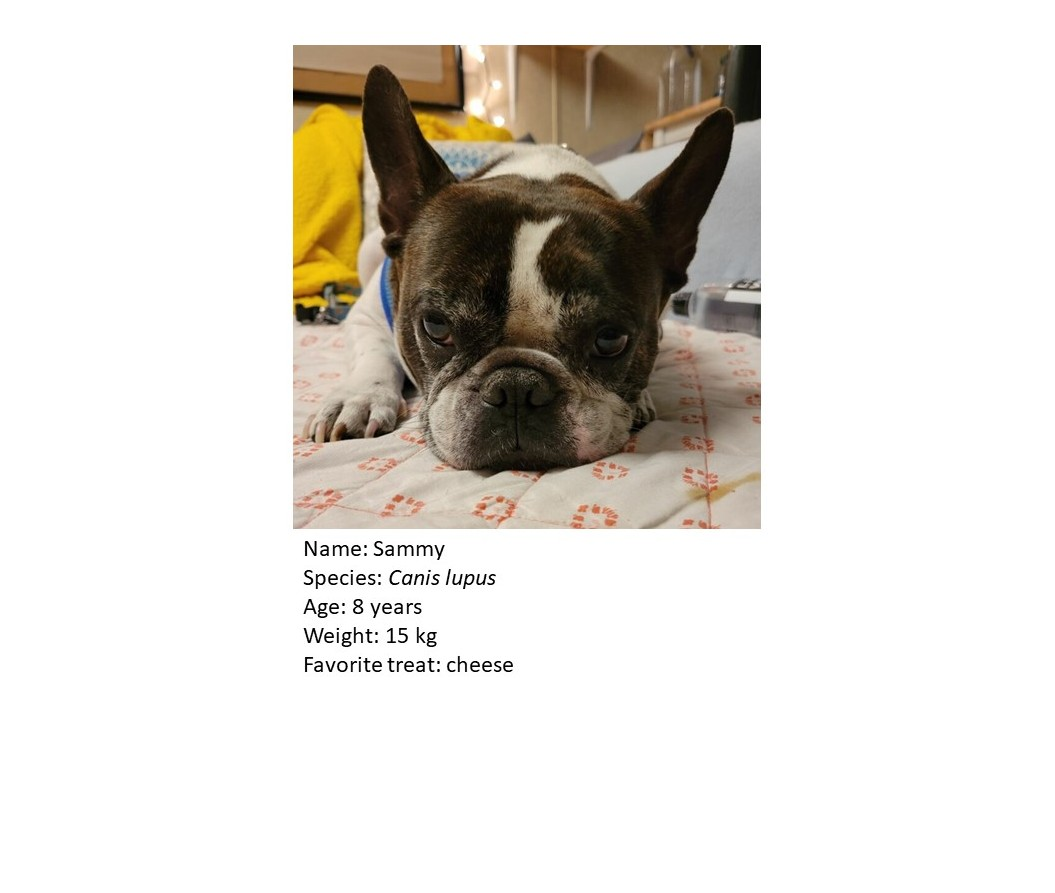
%> input picture Lecture 3/Sammy.jpg, 1055 x 893 px
$ octave CreateImages.m   (GNU Octave 9; MATLAB toolbox functions it lacks are replaced by stand-ins)
%> lines starting %> are read from the running program, lines starting %| are printed output that depends on the picture
### Lecture 3/cutCard.m
function [picture, info] = cutCard(card,rowToCut)
%> called with card = 'Sammy.jpg', rowToCut = 530
    % This function takes in a pet info page as image and a row to cut
    % the page to generate the two return objects as images.
    % The function returns are a picture of the pet and the textual
    % information about the pet.

    % Read in the card that is going to be cut to a variable called img
    img = imread(card);
%> img is the input picture: size 893x1055x3 uint8; mean R, G, B 223.8, 219.8, 213.7

    % Use the parameters to generate the picture output
    picture = img(1:rowToCut, :, :);

    % Use the parameters to generate the info output
    info = img(rowToCut:end, :, :);
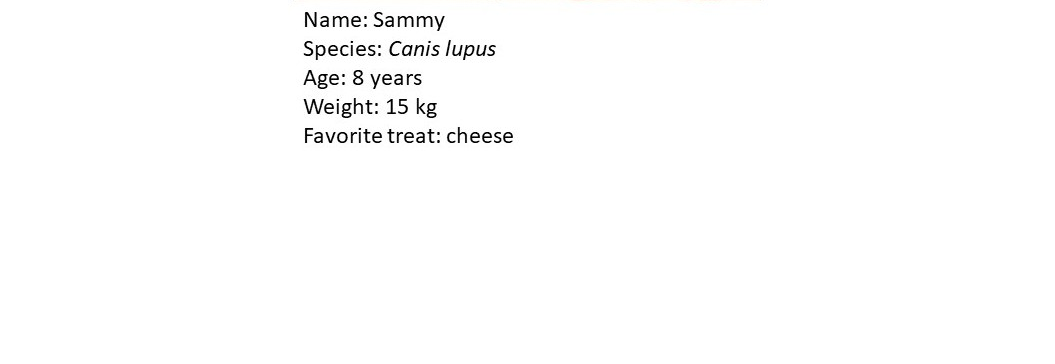
%> info: size 364x1055x3 uint8; mean R, G, B 252.7, 252.7, 252.7

end

### Lecture 3/CreateImages.m
%This script will read in the Info Cards and cut them as needed

clear;
close all;
%% First Patient card: Ember

%TODO: Write code to generate an image and info card for Ember
%First step: Create variables that hold the values to be passed to the
%cutCard function

%Second step: Capture the pet image and pet info as separate products
%of the cutCard function call by calling cutCard with the variables
%created above

%Third step: Save the pet image and pet info as .jpg files using imwrite

%% Second Patient card: Sammy

%TODO: Write code to generate an image and info card for Sammy

petCard = 'Sammy.jpg';
border = 530;
[petPic, petInfo] = cutCard(petCard,border);

imwrite(petPic,'SammyPhoto.jpg');
imwrite(petInfo, 'SammyInfo.jpg');

%% Third Patient card: Meeka

%TODO: Write code to generate an image and info card for Meeka

petCard = 'Meeka.jpg';
border = 565;
[petPic, petInfo] = cutCard(petCard,border);
%> call 2 of cutCard, with card = 'Meeka.jpg', rowToCut = 565
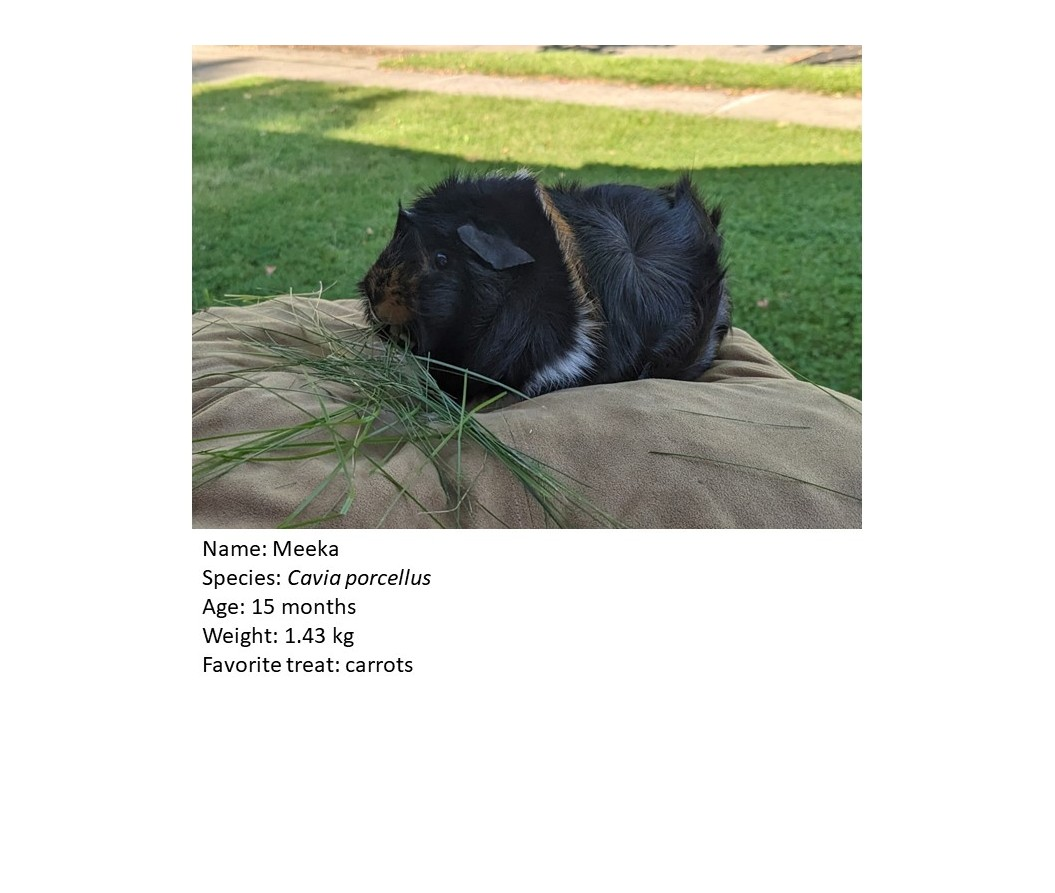
%> input picture Lecture 3/Meeka.jpg, 1055 x 893 px
%> in cutCard, img is the input picture: size 893x1055x3 uint8; mean R, G, B 204.7, 207.4, 197.5
%> in cutCard (call 2), `picture = img(1:rowToCut, :, :);`:
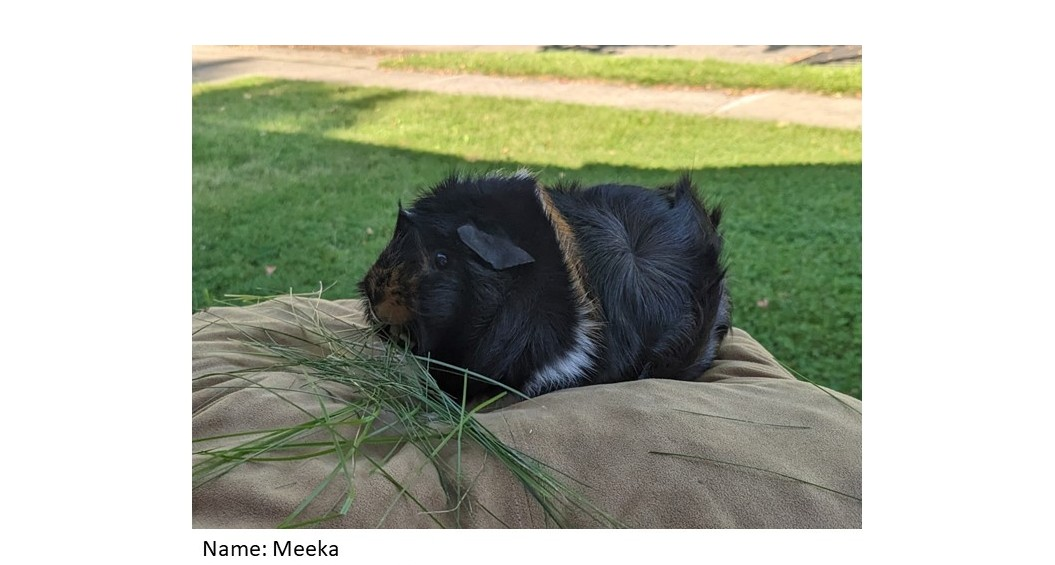
%> picture: size 565x1055x3 uint8; mean R, G, B 176.8, 181.1, 165.4
%> in cutCard (call 2), `info = img(rowToCut:end, :, :);`:
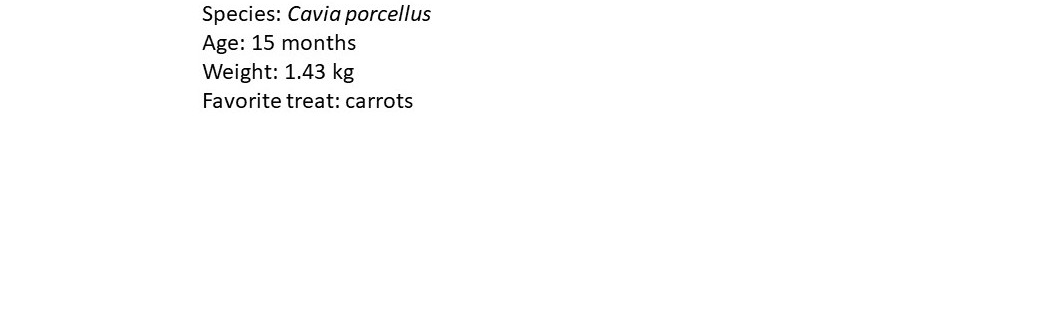
%> info: size 329x1055x3 uint8; min 0, max 255, mean 252.7

imwrite(petPic,'MeekaPhoto.jpg');
imwrite(petInfo, 'MeekaInfo.jpg');


%% Fourth Patient card: Harvey

%TODO: Add in code to create the image and info card for Harvey the snake

petCard = 'Harvey.jpg';
border = 565;
[petPic, petInfo] = cutCard(petCard,border);
%> call 3 of cutCard, with card = 'Harvey.jpg', rowToCut = 565
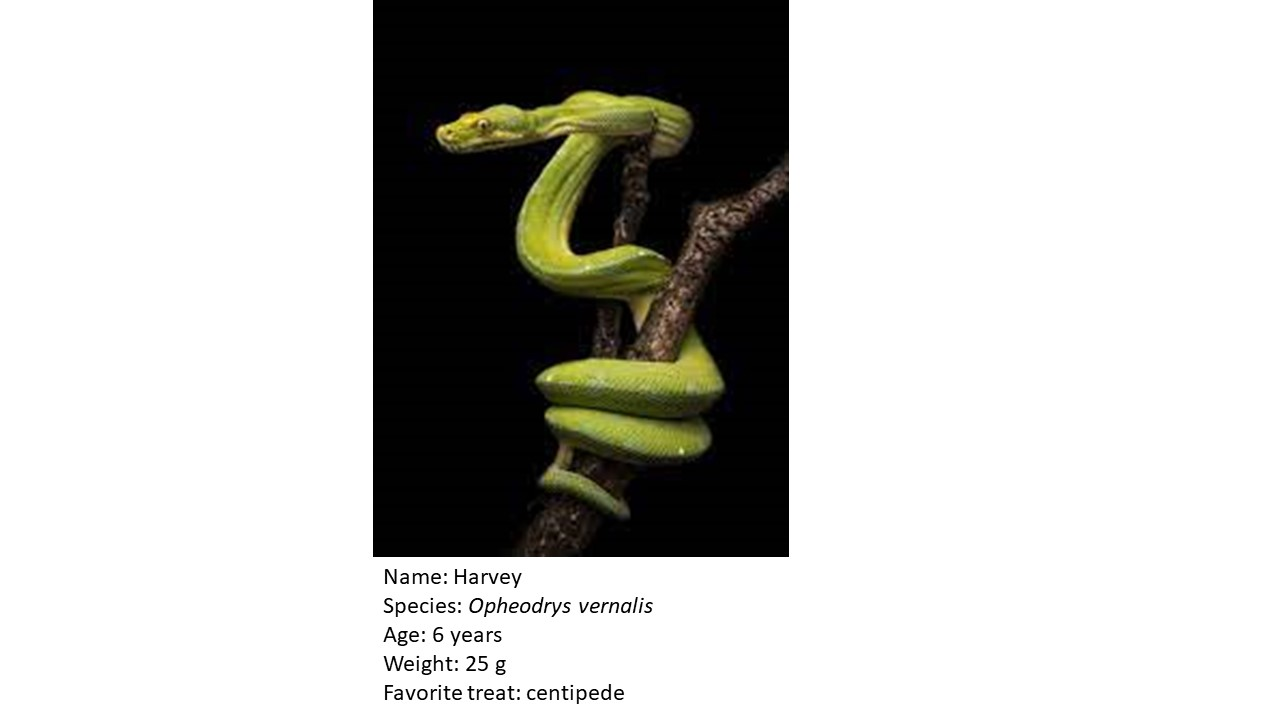
%> input picture Lecture 3/Harvey.jpg, 1280 x 720 px
%> in cutCard, img is the input picture: size 720x1280x3 uint8; mean R, G, B 196.6, 196.5, 193.1
%> in cutCard (call 3), `picture = img(1:rowToCut, :, :);`:
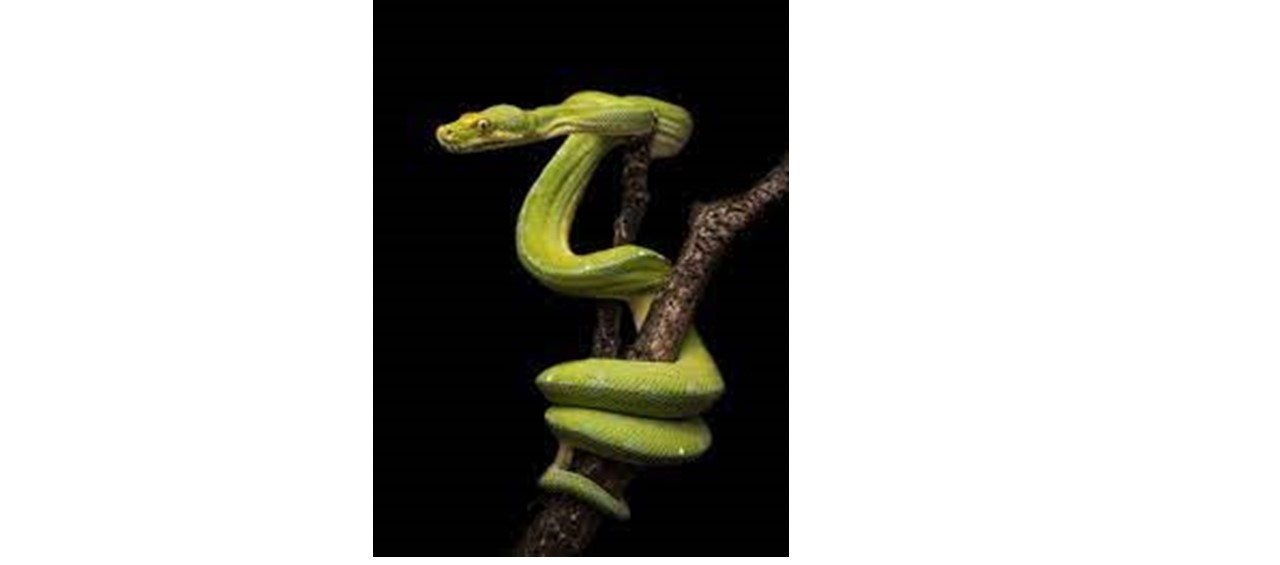
%> picture: size 565x1280x3 uint8; mean R, G, B 181.9, 181.7, 177.5
%> in cutCard (call 3), `info = img(rowToCut:end, :, :);`:
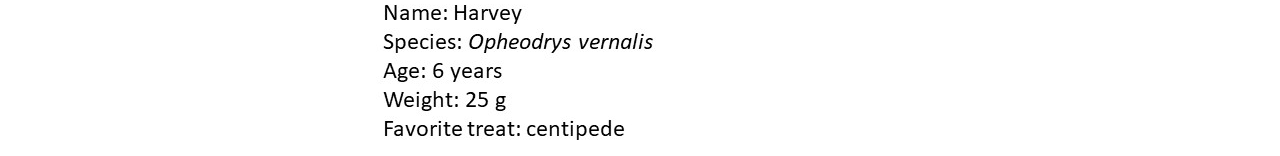
%> info: size 156x1280x3 uint8; min 0, max 255, mean 250.2

imwrite(petPic,'HarveyPhoto.jpg');
imwrite(petInfo, 'HarveyInfo.jpg');
